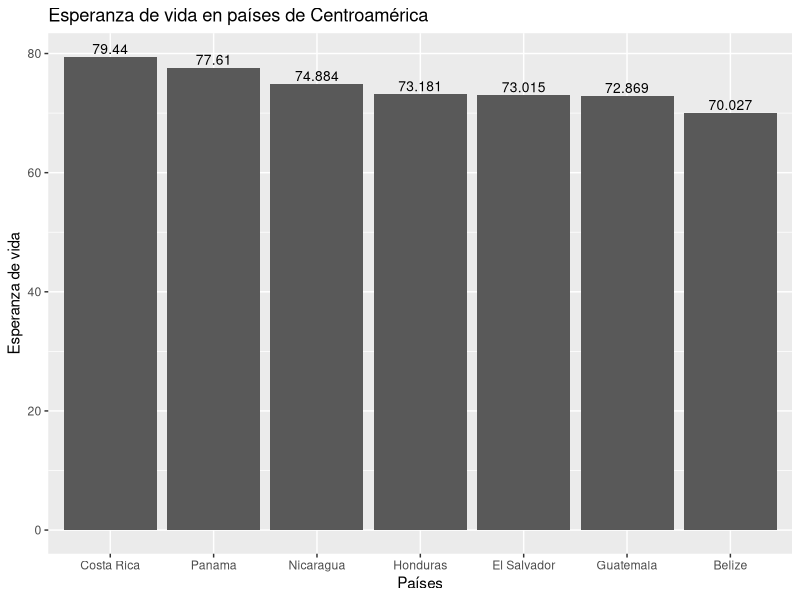
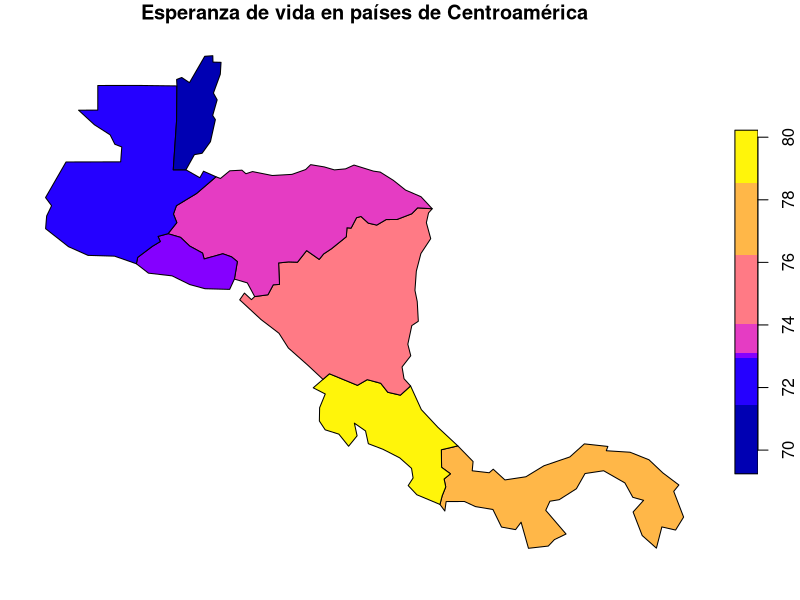
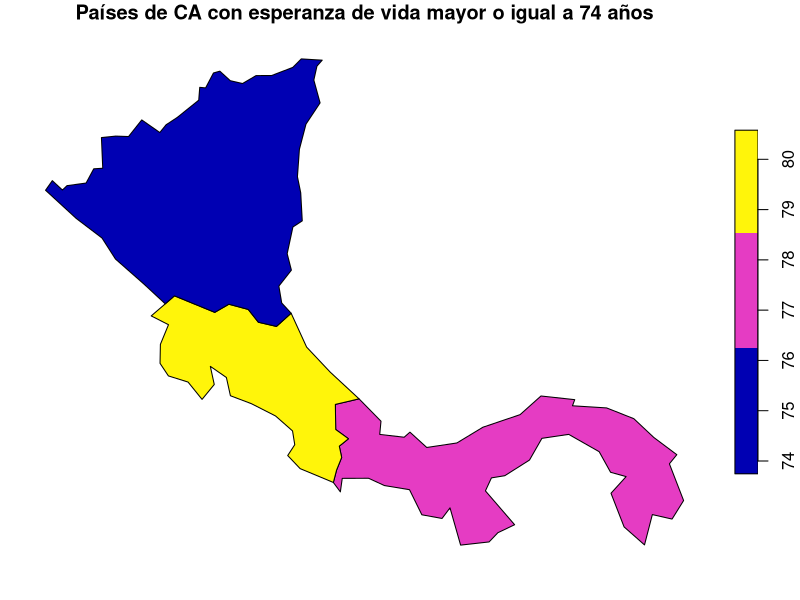

R code for these plots, in order:
## ---- chunk 1
knitr::opts_chunk$set(echo = TRUE)
## ---- chunk 2
# Paquete para generación de documentos (ej. HTML)
library(knitr)

# Paquete para formateo de tablas
library(kableExtra)

# Paquete de graficación
library(ggplot2)

# Paquete de manejo de datos geoespaciales vectoriales
library(sf)

# Paquete con conjuntos de datos geoespaciales
library(spData)
## ---- chunk 3
names(world)
## ---- chunk 4
kable(
  world[1:10, 1:5, drop = TRUE], 
  caption="Datos demográficos de los países del mundo"
)
## ---- chunk 5
kable(
  world[1:10, c("name_long","continent","pop","lifeExp","gdpPercap"), drop = TRUE], 
  col.names=c("País","Continente","Población","Esperanza de vida","Renta per cápita"),  
  caption="Datos demográficos de los países del mundo"
)
## ---- chunk 6
# Se extraen las observaciones ordenadas por orden alfabético de país
world.orden <- order(world$name_long)

# Se genera un nuevo data frame ordenado
world.ordenadoxpais <- world[world.orden,]

# Se formatea la tabla con el nuevo data frame
kable(
  world.ordenadoxpais[, c("name_long","continent","pop","lifeExp","gdpPercap"), drop = TRUE], 
  col.names=c("País","Continente","Población","Esperanza de vida","Renta per cápita"),  
  caption="Datos demográficos de los países del mundo"
) %>%
kable_styling() %>%
scroll_box(
  width = "800px", 
  height = "500px", 
  fixed_thead = TRUE
)
## ---- chunk 7
# Se extraen las observaciones correspondientes a los países de Centroamérica
centro_america = world[world$name_long == "Belize" |
                       world$name_long == "Guatemala" |
                       world$name_long == "Honduras" |
                       world$name_long == "El Salvador" |
                       world$name_long == "Nicaragua" |
                       world$name_long == "Costa Rica" |
                       world$name_long == "Panama"
                       , ]

# Se formatea la tabla con el nuevo data frame
kable(
  centro_america[, c("name_long","continent","pop","lifeExp","gdpPercap"), drop = TRUE], 
  col.names=c("País","Continente","Población","Esperanza de vida","Renta per cápita"),  
  caption="Datos demográficos de los países de Centroamérica"
) %>%
kable_styling()
## ---- chunk 8
ggplot(centro_america, aes(x=reorder(name_long,-lifeExp), y=lifeExp)) +
ggtitle("Esperanza de vida en países de Centroamérica")+
xlab("Países") + 
ylab("Esperanza de vida") +  
geom_col() +
geom_text(aes(label=lifeExp), vjust=-0.3, size=3.5)



## ---- chunk 9

plot(centro_america["lifeExp"], main="Esperanza de vida en países de Centroamérica")



## ---- chunk 10

centro_americamuestra = world[world$name_long == "Belize" & world$lifeExp >= "74"|
world$name_long == "Guatemala" & world$lifeExp >= "74"|
world$name_long == "Honduras" & world$lifeExp >= "74"|
world$name_long == "El Salvador" & world$lifeExp >= "74"|
world$name_long == "Nicaragua" & world$lifeExp >= "74" |
world$name_long == "Costa Rica" & world$lifeExp >= "74" |
world$name_long == "Panama"& world$lifeExp >= "74", ]



plot(centro_americamuestra["lifeExp"], 
main="Países de CA con esperanza de vida mayor o igual a 74 años")



kable(
  centro_americamuestra[, c("name_long","lifeExp"), drop = TRUE], 
  col.names=c("País","Esperanza de vida"),  
  caption="Países de CA con esperanza de vida mayor o igual a 74 años"
) %>%
kable_styling()
